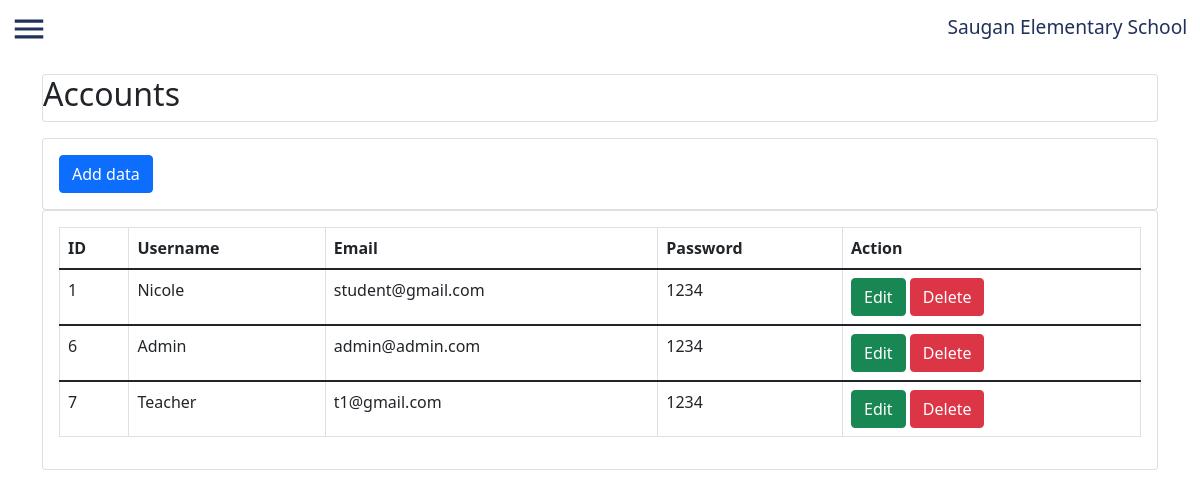
The page /accounts.php on the database its author committed.
### tables this page shows
CREATE TABLE `systemusers` (
  `id` int(11) NOT NULL,
  `username` varchar(50) NOT NULL,
  `email` varchar(50) NOT NULL,
  `password` varchar(50) NOT NULL,
  `usertype` varchar(50) NOT NULL DEFAULT 'user'
);

### accounts.php (the view, shortened to what this page needs)
<?php
include "connect.php";
?>
<!DOCTYPE html>
<html>
<head>
  <link href="https://cdn.jsdelivr.net/npm/bootstrap@5.1.3/dist/css/bootstrap.min.css" rel="stylesheet">
  <link rel="stylesheet" type="text/css" href="sidebarother.css">
  <link rel="stylesheet" type="text/css" href="homepageother.css">
</head>
<body>
<section class="headerhome">
    <svg xmlns="http://www.w3.org/2000/svg" height="24" viewBox="0 0 24 24" width="24" id="hamburger"> <path d="M0 0h24v24H0z" fill="none" /> <path d="M3 18h18v-2H3v2zm0-5h18v-2H3v2zm0-7v2h18V6H3z" /></svg>
    <a href="adminhome.php" class="linkhome" id="linkhome">Saugan Elementary School</a>
</section>
  <div class="container">
    <div class ="jumbotron">
      <div class="card my-3">
        <h2>Accounts</h2>
      </div>
      <div class="card">
        <div class="card-body">
          <button type="button" class="btn btn-primary" data-bs-toggle="modal" data-bs-target="#usersaddmodal">
            Add data
          </button>
        </div>
      </div>
        <div class="card">
          <div class="card-body">
          <?php
            $query = "SELECT * from `systemusers`";
            $query_run = mysqli_query($con,$query);
          ?>
      <div class ="table-responsive col-lg-12">
            <table id="datatableid" class="table table-bordered">
                <thead>
                  <tr>
                    <th scope="col">ID</th>
			      	<th scope="col">Username</th>
			      	<th scope="col">Email</th>
			      	<th scope="col">Password</th>
			      	<th scope="col">Action</th>
			      </tr>
                </thead>
          <?php
            if ($query_run)
              {
                foreach ($query_run as $row)
              {
          ?>
                <tbody>
                  <tr>
                    <td><?php echo $row['id']; ?></td>
                    <td><?php echo $row['username']; ?></td>
                    <td><?php echo $row['email']; ?></td>
                    <td><?php echo $row['password']; ?></td>
                    <td>
                      <button type="button" class="btn btn-success editbtn">Edit</button>
                      <button type="button" class="btn btn-danger deletebtn">Delete</button>
                    </td>
                  </tr>
                </tbody>
          <?php
              }
            }
            else{
            echo "Data does not exist";
            }
          ?>
              </table>
          </div>
        </div>
    </div>
  </div>
</body>
</html>

### sidebarother.css (style rules this page uses)
body { margin: 0; padding: 0; }
#hamburger { fill: #213159; height: 38px; width: 38px; margin: 10px; cursor: pointer; }

### homepageother.css (style rules this page uses)
.linkhome { font-size: 1.2rem; text-decoration: none; color: #213159; padding: 0.8rem; float: right; transition: .3s ease; }

### rows shown on the page
systemusers: id "1", username "Nicole", email "student@gmail.com", password "1234"
systemusers: id "6", username "Admin", email "admin@admin.com", password "1234"
systemusers: id "7", username "Teacher", email "t1@gmail.com", password "1234"
